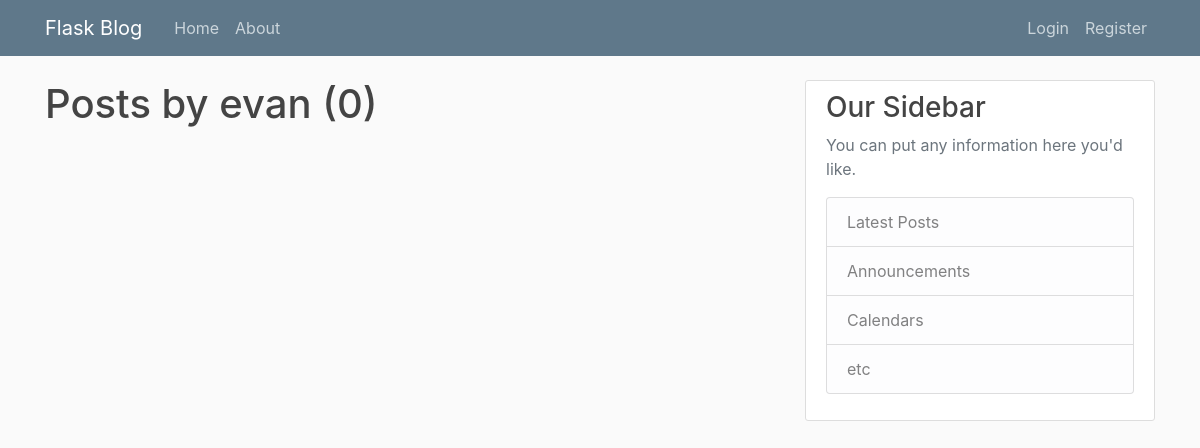
Before: /user/evan with the older database file.
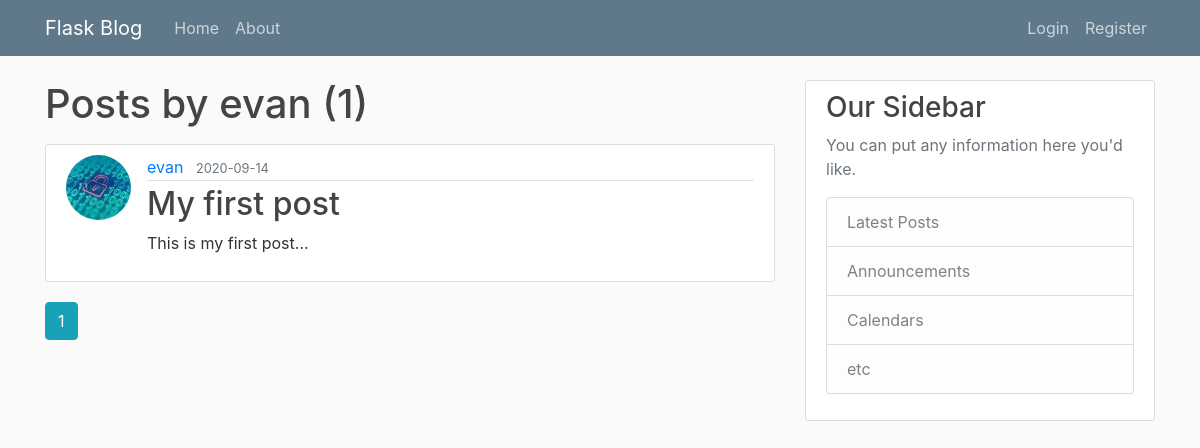
After: the same page with the newer database file.
### flaskblog/models.py (models this page shows, shortened)
class Post(db.Model):
    id = db.Column(db.Integer, primary_key=True)
    title = db.Column(db.String(100), nullable=False)
    date_posted = db.Column(db.DateTime, nullable=False, default=datetime.utcnow)
    content = db.Column(db.Text, nullable=False)
    user_id = db.Column(db.Integer, db.ForeignKey('user.id'), nullable=False)

class User(db.Model, UserMixin):
    id = db.Column(db.Integer, primary_key=True)
    username = db.Column(db.String(20), unique=True, nullable=False)
    email = db.Column(db.String(120), unique=True, nullable=False)
    password = db.Column(db.String(60), nullable=False)
    image_file = db.Column(db.String(20), nullable=False, default='default.jpg')
    posts = db.relationship('Post', backref='author', lazy=True)

### flaskblog/users/routes.py (the view)
@users.route('/user/<string:username>')
def user_posts(username):
    page = request.args.get('page', 1, type=int)
    user = User.query.filter_by(username=username).first_or_404()
    posts = Post.query.filter_by(author=user)\
        .order_by(Post.date_posted.desc())\
        .paginate(page=page,per_page=5)
    return render_template('user_posts.html', posts=posts, user=user)

### flaskblog/templates/user_posts.html
{% extends "layout.html" %}
{%  block content %}
    <h1 class="mb-3">Posts by {{ user.username }} ({{ posts.total }})</h1>
    {% for post in posts.items %}
      <article class="media content-section">
        <img class="rounded-circle article-img" src="{{ url_for('static', filename='profile_pics/' + post.author.image_file) }}" alt="">
        <div class="media-body">
          <div class="article-metadata">
            <a class="mr-2" href="{{ url_for('users.user_posts', username=post.author.username) }}">{{ post.author.username }}</a>
            <small class="text-muted">{{ post.date_posted.strftime('%Y-%m-%d') }}</small>
          </div>
          <h2><a class="article-title" href="{{ url_for('posts.post', post_id=post.id) }}">{{ post.title }}</a></h2>
          <p class="article-content">{{ post.content }}</p>
        </div>
      </article>
    {% endfor %}
    {% for page_num in posts.iter_pages(left_edge=1, right_edge=1, left_current=1, right_current=2) %}
      {% if page_num %}
        {% if posts.page == page_num %}
        <a class="btn btn-info mb-4" href="{{ url_for('users.user_posts', username=user.username, page=page_num) }}">{{ page_num }}</a>
        {% else %}
          <a class="btn btn-outline-info mb-4" href="{{ url_for('users.user_posts', username=user.username, page=page_num) }}">{{ page_num }}</a>
        {% endif %}
      {% else %}
        ...
      {% endif %}
    {% endfor %}
{% endblock content %}

Changed rows visible on the page:
added Post: image_file (picture), author.username "evan", date_posted "2020-09-14", title "My first post", content "This is my first post..."
Other visible differences:
{{ posts.total }}: "0" → "1"
new list line: "1"
